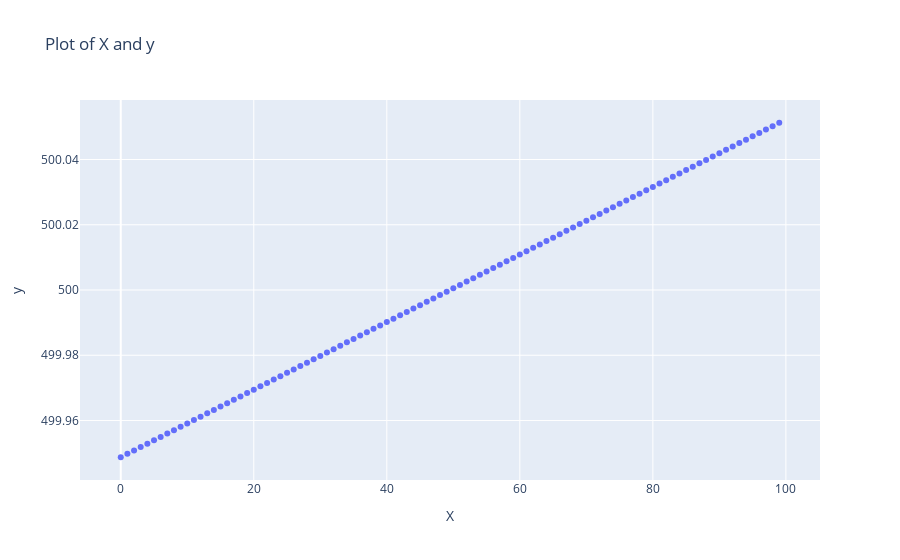

This figure's notebook cell:
### Code cell
import plotly.graph_objs as go
import plotly.offline as pyo

trace = go.Scatter(x=X,y=y_pred_m, mode= 'markers')

layout = go.Layout(title ='Plot of X and y', xaxis=dict(title='X'), yaxis=dict(title='y'))

fig = go.Figure(data=[trace], layout=layout)

pyo.iplot(fig)
